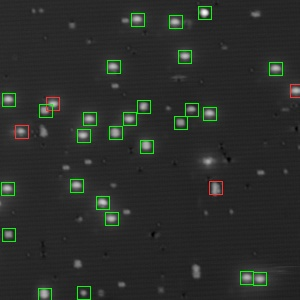
#> input picture examples/full_scan_1.jpg, 300 x 300 px
$ python -i image_helpers.py   (imports and definitions only)
#> lines starting #> are read from the running program, lines starting #| are printed output that depends on the picture; after the words box and inside, x2 and y2 are one past the last pixel; in counts of white or black regions, pixels touching at a corner belong together
#> further down, picture is the input picture: shape (300, 300, 3); mean B, G, R 42.7, 46.4, 43.1
import json

import cv2
import numpy as np

# Load config file
# [2 lines not run here, left out]

# [1 line that did not run here, left out]


# [18 lines left out: function preprocess_image, not called in this run]


def find_contours(
    img: np.ndarray, alpha: float = 1.0
) -> tuple[list[np.ndarray], np.ndarray, np.ndarray]:
    """Processes the image and finds the contours.

    Parameters:
        img (ndarray): Image to find the contours in
        alpha (float): Contrast adjustment factor

    Returns:
        list: Contours found in the image
        ndarray: Image with contrast adjustment applied
        ndarray: Edges found in the image
    """
#> called with alpha = 1
    img_contrast = cv2.convertScaleAbs(img, alpha=alpha, beta=0)
    gray = cv2.cvtColor(img_contrast, cv2.COLOR_BGR2GRAY)
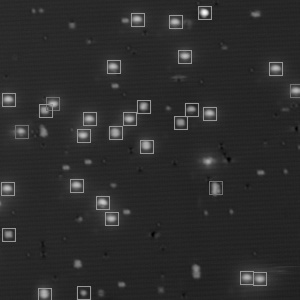
#> gray: shape (300, 300); min 0, max 255, mean 45
    blurred = cv2.GaussianBlur(gray, (5, 5), 0)
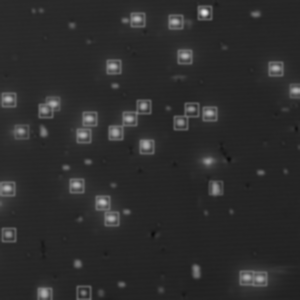
#> blurred: shape (300, 300); min 13, max 237, mean 45
    edged = cv2.Canny(blurred, 50, 150)
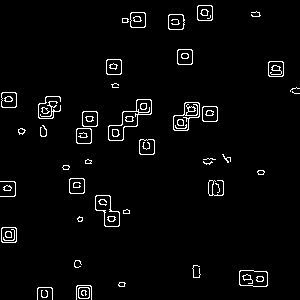
#> edged: shape (300, 300); 3.1% white in thin lines or dots
    contours, _ = cv2.findContours(edged, cv2.RETR_EXTERNAL, cv2.CHAIN_APPROX_SIMPLE)
#> contours = 45 contours, 17 with area under 20; largest, box (x1, y1, x2, y2) and area: (108, 99, 152, 141) 672, (95, 195, 120, 227) 457, (173, 102, 200, 131) 443, (239, 270, 268, 287) 419, (168, 14, 185, 30) 227

    return contours, img_contrast, edged


# [170 lines left out: functions extract_roi, resize_roi, locate_brightest_pixel, rotate_image, merge_overlapping_contours, calculate_black_pixel_ratio, not called in this run]

>>> import cv2
>>> picture = cv2.imread('../examples/full_scan_1.jpg')
>>> result = find_contours(picture)

$ run again, on examples/full_scan_2.jpg
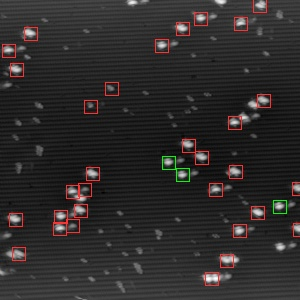
#> input picture examples/full_scan_2.jpg, 300 x 300 px
#> picture is the input picture: shape (300, 300, 3); mean B, G, R 42.8, 43.2, 46.3
#> in find_contours, `blurred = cv2.GaussianBlur(gray, (5, 5), 0)`:
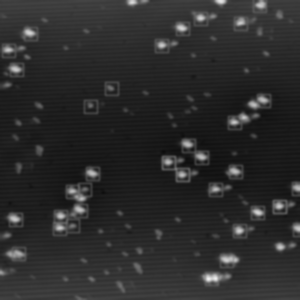
#> blurred: shape (300, 300); min 12, max 238, mean 44.1
#> in find_contours, `edged = cv2.Canny(blurred, 50, 150)`:
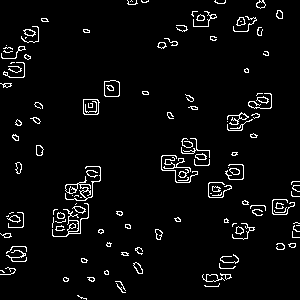
#> edged: shape (300, 300); 4.3% white in thin lines or dots
#> contours = 130 contours, 95 with area under 20; largest, box (x1, y1, x2, y2) and area: (104, 80, 120, 97) 230, (83, 99, 100, 115) 224, (65, 166, 101, 201) 126, (202, 274, 225, 282) 77, (133, 262, 143, 274) 58
